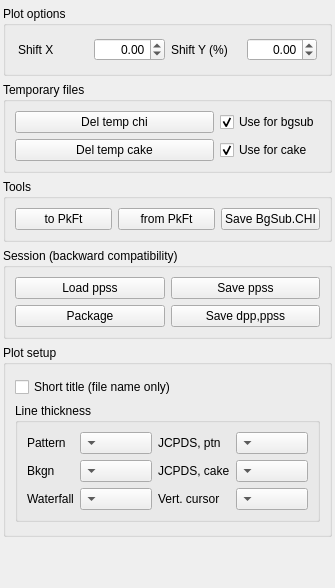
       <widget class="QWidget" name="tab_Process">
        <attribute name="title">
         <string>Utils</string>
        </attribute>
        <layout class="QVBoxLayout" name="verticalLayout_7">
         <property name="leftMargin">
          <number>3</number>
         </property>
         <property name="topMargin">
          <number>6</number>
         </property>
         <property name="rightMargin">
          <number>3</number>
         </property>
         <item>
          <widget class="QGroupBox" name="groupBox_13">
           <property name="sizePolicy">
            <sizepolicy hsizetype="Preferred" vsizetype="Fixed">
             <horstretch>0</horstretch>
             <verstretch>0</verstretch>
            </sizepolicy>
           </property>
           <property name="title">
            <string>Plot options</string>
           </property>
           <property name="flat">
            <bool>true</bool>
           </property>
           <layout class="QHBoxLayout" name="horizontalLayout_4">
            <property name="leftMargin">
             <number>12</number>
            </property>
            <property name="topMargin">
             <number>12</number>
            </property>
            <property name="rightMargin">
             <number>12</number>
            </property>
            <property name="bottomMargin">
             <number>12</number>
            </property>
            <item>
             <widget class="QLabel" name="label_3">
              <property name="text">
               <string>Shift X</string>
              </property>
             </widget>
            </item>
            <item>
             <widget class="QDoubleSpinBox" name="doubleSpinBox_ShiftX">
              <property name="focusPolicy">
               <enum>Qt::StrongFocus</enum>
              </property>
              <property name="alignment">
               <set>Qt::AlignRight|Qt::AlignTrailing|Qt::AlignVCenter</set>
              </property>
              <property name="minimum">
               <double>-99.989999999999995</double>
              </property>
             </widget>
            </item>
            <item>
             <widget class="QLabel" name="label_7">
              <property name="text">
               <string>Shift Y (%)</string>
              </property>
             </widget>
            </item>
            <item>
             <widget class="QDoubleSpinBox" name="doubleSpinBox_ShiftY">
              <property name="focusPolicy">
               <enum>Qt::StrongFocus</enum>
              </property>
              <property name="alignment">
               <set>Qt::AlignRight|Qt::AlignTrailing|Qt::AlignVCenter</set>
              </property>
              <property name="minimum">
               <double>-99.989999999999995</double>
              </property>
              <property name="maximum">
               <double>99.989999999999995</double>
              </property>
             </widget>
            </item>
           </layout>
          </widget>
         </item>
         <item>
          <widget class="QGroupBox" name="groupBox_10">
           <property name="sizePolicy">
            <sizepolicy hsizetype="Preferred" vsizetype="Fixed">
             <horstretch>0</horstretch>
             <verstretch>0</verstretch>
            </sizepolicy>
           </property>
           <property name="title">
            <string>Temporary files</string>
           </property>
           <property name="flat">
            <bool>true</bool>
           </property>
           <layout class="QGridLayout" name="gridLayout_6">
            <item row="1" column="0">
             <widget class="QPushButton" name="pushButton_DelTempCake">
              <property name="text">
               <string>Del temp cake</string>
              </property>
             </widget>
            </item>
            <item row="1" column="1">
             <widget class="QCheckBox" name="checkBox_UseTempCake">
              <property name="sizePolicy">
               <sizepolicy hsizetype="Fixed" vsizetype="Fixed">
                <horstretch>0</horstretch>
                <verstretch>0</verstretch>
               </sizepolicy>
              </property>
              <property name="text">
               <string>Use for cake</string>
              </property>
              <property name="checked">
               <bool>true</bool>
              </property>
             </widget>
            </item>
            <item row="0" column="0">
             <widget class="QPushButton" name="pushButton_DelTempCHI">
              <property name="text">
               <string>Del temp chi</string>
              </property>
             </widget>
            </item>
            <item row="0" column="1">
             <widget class="QCheckBox" name="checkBox_UseTempBGSub">
              <property name="sizePolicy">
               <sizepolicy hsizetype="Fixed" vsizetype="Fixed">
                <horstretch>0</horstretch>
                <verstretch>0</verstretch>
               </sizepolicy>
              </property>
              <property name="text">
               <string>Use for bgsub</string>
              </property>
              <property name="checked">
               <bool>true</bool>
              </property>
             </widget>
            </item>
           </layout>
          </widget>
         </item>
         <item>
          <widget class="QGroupBox" name="groupBox_21">
           <property name="title">
            <string>Tools</string>
           </property>
           <property name="flat">
            <bool>true</bool>
           </property>
           <layout class="QHBoxLayout" name="horizontalLayout">
            <item>
             <widget class="QPushButton" name="pushButton_toPkFt">
              <property name="text">
               <string>to PkFt</string>
              </property>
             </widget>
            </item>
            <item>
             <widget class="QPushButton" name="pushButton_fromPkFt">
              <property name="text">
               <string>from PkFt</string>
              </property>
             </widget>
            </item>
            <item>
             <widget class="QPushButton" name="pushButton_SaveBgSubCHI">
              <property name="sizePolicy">
               <sizepolicy hsizetype="Preferred" vsizetype="Fixed">
                <horstretch>0</horstretch>
                <verstretch>0</verstretch>
               </sizepolicy>
              </property>
              <property name="text">
               <string>Save BgSub.CHI</string>
              </property>
             </widget>
            </item>
           </layout>
          </widget>
         </item>
         <item>
          <widget class="QGroupBox" name="groupBox_12">
           <property name="title">
            <string>Session (backward compatibility)</string>
           </property>
           <property name="flat">
            <bool>true</bool>
           </property>
           <layout class="QGridLayout" name="gridLayout">
            <item row="0" column="0">
             <widget class="QPushButton" name="pushButton_LoadPPSS">
              <property name="sizePolicy">
               <sizepolicy hsizetype="Minimum" vsizetype="Fixed">
                <horstretch>0</horstretch>
                <verstretch>0</verstretch>
               </sizepolicy>
              </property>
              <property name="text">
               <string>Load ppss</string>
              </property>
             </widget>
            </item>
            <item row="0" column="1">
             <widget class="QPushButton" name="pushButton_SavePPSS">
              <property name="sizePolicy">
               <sizepolicy hsizetype="Minimum" vsizetype="Fixed">
                <horstretch>0</horstretch>
                <verstretch>0</verstretch>
               </sizepolicy>
              </property>
              <property name="text">
               <string>Save ppss</string>
              </property>
             </widget>
            </item>
            <item row="1" column="0">
             <widget class="QPushButton" name="pushButton_ZipSession">
              <property name="sizePolicy">
               <sizepolicy hsizetype="Minimum" vsizetype="Fixed">
                <horstretch>0</horstretch>
                <verstretch>0</verstretch>
               </sizepolicy>
              </property>
              <property name="text">
               <string>Package</string>
              </property>
             </widget>
            </item>
            <item row="1" column="1">
             <widget class="QPushButton" name="pushButton_SaveDPPandPPSS">
              <property name="sizePolicy">
               <sizepolicy hsizetype="Minimum" vsizetype="Fixed">
                <horstretch>0</horstretch>
                <verstretch>0</verstretch>
               </sizepolicy>
              </property>
              <property name="text">
               <string>Save dpp,ppss</string>
              </property>
             </widget>
            </item>
           </layout>
          </widget>
         </item>
         <item>
          <widget class="QGroupBox" name="groupBox_16">
           <property name="title">
            <string>Plot setup</string>
           </property>
           <property name="flat">
            <bool>true</bool>
           </property>
           <layout class="QGridLayout" name="gridLayout_14">
            <property name="topMargin">
             <number>12</number>
            </property>
            <property name="bottomMargin">
             <number>12</number>
            </property>
            <item row="1" column="0">
             <widget class="QGroupBox" name="groupBox_7">
              <property name="title">
               <string>Line thickness</string>
              </property>
              <property name="flat">
               <bool>true</bool>
              </property>
              <layout class="QGridLayout" name="gridLayout_15">
               <item row="0" column="2">
                <widget class="QLabel" name="label_22">
                 <property name="text">
                  <string>JCPDS, ptn</string>
                 </property>
                </widget>
               </item>
               <item row="1" column="1">
                <widget class="QComboBox" name="comboBox_BkgnLineThickness">
                 <property name="layoutDirection">
                  <enum>Qt::RightToLeft</enum>
                 </property>
                </widget>
               </item>
               <item row="2" column="0">
                <widget class="QLabel" name="label_25">
                 <property name="text">
                  <string>Waterfall</string>
                 </property>
                </widget>
               </item>
               <item row="0" column="0">
                <widget class="QLabel" name="label_17">
                 <property name="text">
                  <string>Pattern</string>
                 </property>
                </widget>
               </item>
               <item row="0" column="1">
                <widget class="QComboBox" name="comboBox_BasePtnLineThickness">
                 <property name="layoutDirection">
                  <enum>Qt::RightToLeft</enum>
                 </property>
                 <property name="currentIndex">
                  <number>-1</number>
                 </property>
                 <property name="maxCount">
                  <number>10</number>
                 </property>
                </widget>
               </item>
               <item row="2" column="1">
                <widget class="QComboBox" name="comboBox_WaterfallLineThickness">
                 <property name="layoutDirection">
                  <enum>Qt::RightToLeft</enum>
                 </property>
                </widget>
               </item>
               <item row="1" column="0">
                <widget class="QLabel" name="label_24">
                 <property name="text">
                  <string>Bkgn</string>
                 </property>
                </widget>
               </item>
               <item row="0" column="3">
                <widget class="QComboBox" name="comboBox_PtnJCPDSBarThickness">
                 <property name="layoutDirection">
                  <enum>Qt::RightToLeft</enum>
                 </property>
                 <property name="maxCount">
                  <number>10</number>
                 </property>
                </widget>
               </item>
               <item row="1" column="2">
                <widget class="QLabel" name="label_23">
                 <property name="text">
                  <string>JCPDS, cake</string>
                 </property>
                </widget>
               </item>
               <item row="1" column="3">
                <widget class="QComboBox" name="comboBox_CakeJCPDSBarThickness">
                 <property name="layoutDirection">
                  <enum>Qt::RightToLeft</enum>
                 </property>
                 <property name="maxCount">
                  <number>10</number>
                 </property>
                </widget>
               </item>
               <item row="2" column="2">
                <widget class="QLabel" name="label_26">
                 <property name="sizePolicy">
                  <sizepolicy hsizetype="Fixed" vsizetype="Preferred">
                   <horstretch>0</horstretch>
                   <verstretch>0</verstretch>
                  </sizepolicy>
                 </property>
                 <property name="text">
                  <string>Vert. cursor</string>
                 </property>
                </widget>
               </item>
               <item row="2" column="3">
                <widget class="QComboBox" name="comboBox_VertCursorThickness">
                 <property name="layoutDirection">
                  <enum>Qt::RightToLeft</enum>
                 </property>
                </widget>
               </item>
              </layout>
             </widget>
            </item>
            <item row="0" column="0">
             <widget class="QCheckBox" name="checkBox_ShortPlotTitle">
              <property name="text">
               <string>Short title (file name only)</string>
              </property>
             </widget>
            </item>
           </layout>
          </widget>
         </item>
         <item>
          <spacer name="verticalSpacer_2">
           <property name="orientation">
            <enum>Qt::Vertical</enum>
           </property>
           <property name="sizeType">
            <enum>QSizePolicy::Expanding</enum>
           </property>
           <property name="sizeHint" stdset="0">
            <size>
             <width>20</width>
             <height>40</height>
            </size>
           </property>
          </spacer>
         </item>
        </layout>
       </widget>
